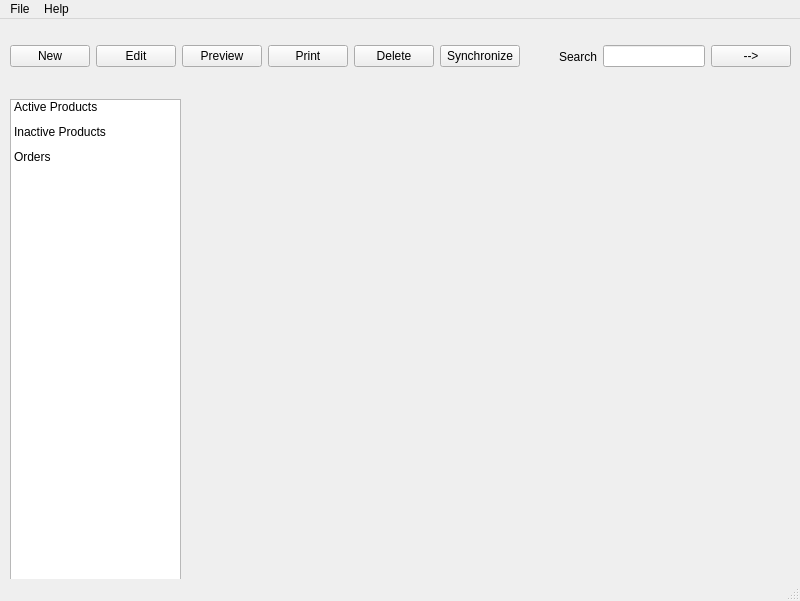
<?xml version="1.0" encoding="UTF-8"?>
<ui version="4.0">
 <class>HSMainWindow</class>
 <widget class="QMainWindow" name="HSMainWindow">
  <property name="geometry">
   <rect>
    <x>0</x>
    <y>0</y>
    <width>800</width>
    <height>601</height>
   </rect>
  </property>
  <property name="sizePolicy">
   <sizepolicy hsizetype="Fixed" vsizetype="Fixed">
    <horstretch>0</horstretch>
    <verstretch>0</verstretch>
   </sizepolicy>
  </property>
  <property name="mouseTracking">
   <bool>true</bool>
  </property>
  <property name="contextMenuPolicy">
   <enum>Qt::CustomContextMenu</enum>
  </property>
  <property name="windowTitle">
   <string>MainWindow</string>
  </property>
  <property name="unifiedTitleAndToolBarOnMac">
   <bool>false</bool>
  </property>
  <widget class="QWidget" name="centralwidget">
   <property name="mouseTracking">
    <bool>true</bool>
   </property>
   <widget class="QWidget" name="horizontalLayoutWidget">
    <property name="geometry">
     <rect>
      <x>10</x>
      <y>0</y>
      <width>781</width>
      <height>75</height>
     </rect>
    </property>
    <layout class="QHBoxLayout" name="horizontalLayout">
     <item>
      <widget class="QPushButton" name="newprod_button">
       <property name="sizePolicy">
        <sizepolicy hsizetype="Minimum" vsizetype="Fixed">
         <horstretch>0</horstretch>
         <verstretch>0</verstretch>
        </sizepolicy>
       </property>
       <property name="text">
        <string>New</string>
       </property>
      </widget>
     </item>
     <item>
      <widget class="QPushButton" name="edit_button">
       <property name="sizePolicy">
        <sizepolicy hsizetype="Minimum" vsizetype="Fixed">
         <horstretch>0</horstretch>
         <verstretch>0</verstretch>
        </sizepolicy>
       </property>
       <property name="text">
        <string>Edit</string>
       </property>
      </widget>
     </item>
     <item>
      <widget class="QPushButton" name="preview_button">
       <property name="sizePolicy">
        <sizepolicy hsizetype="Minimum" vsizetype="Fixed">
         <horstretch>0</horstretch>
         <verstretch>0</verstretch>
        </sizepolicy>
       </property>
       <property name="text">
        <string>Preview</string>
       </property>
      </widget>
     </item>
     <item>
      <widget class="QPushButton" name="print_button">
       <property name="sizePolicy">
        <sizepolicy hsizetype="Minimum" vsizetype="Fixed">
         <horstretch>0</horstretch>
         <verstretch>0</verstretch>
        </sizepolicy>
       </property>
       <property name="text">
        <string>Print</string>
       </property>
      </widget>
     </item>
     <item>
      <widget class="QPushButton" name="delete_button">
       <property name="sizePolicy">
        <sizepolicy hsizetype="Minimum" vsizetype="Fixed">
         <horstretch>0</horstretch>
         <verstretch>0</verstretch>
        </sizepolicy>
       </property>
       <property name="text">
        <string>Delete</string>
       </property>
      </widget>
     </item>
     <item>
      <widget class="QPushButton" name="synch_button">
       <property name="sizePolicy">
        <sizepolicy hsizetype="Minimum" vsizetype="Fixed">
         <horstretch>0</horstretch>
         <verstretch>0</verstretch>
        </sizepolicy>
       </property>
       <property name="text">
        <string>Synchronize</string>
       </property>
       <property name="icon">
        <iconset>
         <normaloff>2018-02-05 11_26_18-Turbo Lister.png</normaloff>2018-02-05 11_26_18-Turbo Lister.png</iconset>
       </property>
       <property name="iconSize">
        <size>
         <width>40</width>
         <height>40</height>
        </size>
       </property>
      </widget>
     </item>
     <item>
      <spacer name="horizontalSpacer">
       <property name="orientation">
        <enum>Qt::Horizontal</enum>
       </property>
       <property name="sizeHint" stdset="0">
        <size>
         <width>40</width>
         <height>20</height>
        </size>
       </property>
      </spacer>
     </item>
     <item>
      <layout class="QHBoxLayout" name="horizontalLayout_2">
       <item>
        <widget class="QLabel" name="label">
         <property name="text">
          <string>Search</string>
         </property>
        </widget>
       </item>
       <item>
        <widget class="QLineEdit" name="lineEdit"/>
       </item>
       <item>
        <widget class="QPushButton" name="pushButton_7">
         <property name="sizePolicy">
          <sizepolicy hsizetype="Fixed" vsizetype="Fixed">
           <horstretch>0</horstretch>
           <verstretch>0</verstretch>
          </sizepolicy>
         </property>
         <property name="text">
          <string>--&gt;</string>
         </property>
        </widget>
       </item>
      </layout>
     </item>
    </layout>
   </widget>
   <widget class="QStackedWidget" name="stackedWidget">
    <property name="geometry">
     <rect>
      <x>209</x>
      <y>89</y>
      <width>571</width>
      <height>471</height>
     </rect>
    </property>
    <property name="lineWidth">
     <number>0</number>
    </property>
    <widget class="QWidget" name="page"/>
    <widget class="QWidget" name="page_2"/>
   </widget>
   <widget class="QListWidget" name="listWidget">
    <property name="geometry">
     <rect>
      <x>10</x>
      <y>80</y>
      <width>171</width>
      <height>481</height>
     </rect>
    </property>
    <property name="frameShape">
     <enum>QFrame::StyledPanel</enum>
    </property>
    <property name="frameShadow">
     <enum>QFrame::Raised</enum>
    </property>
    <property name="lineWidth">
     <number>1</number>
    </property>
    <property name="movement">
     <enum>QListView::Static</enum>
    </property>
    <property name="resizeMode">
     <enum>QListView::Fixed</enum>
    </property>
    <property name="layoutMode">
     <enum>QListView::SinglePass</enum>
    </property>
    <property name="spacing">
     <number>0</number>
    </property>
    <property name="gridSize">
     <size>
      <width>0</width>
      <height>25</height>
     </size>
    </property>
    <property name="viewMode">
     <enum>QListView::ListMode</enum>
    </property>
    <property name="modelColumn">
     <number>0</number>
    </property>
    <property name="uniformItemSizes">
     <bool>true</bool>
    </property>
    <property name="selectionRectVisible">
     <bool>true</bool>
    </property>
    <item>
     <property name="text">
      <string>Active Products</string>
     </property>
    </item>
    <item>
     <property name="text">
      <string>Inactive Products</string>
     </property>
    </item>
    <item>
     <property name="text">
      <string>Orders</string>
     </property>
    </item>
    <item>
     <property name="text">
      <string/>
     </property>
    </item>
   </widget>
  </widget>
  <widget class="QMenuBar" name="menubar">
   <property name="geometry">
    <rect>
     <x>0</x>
     <y>0</y>
     <width>800</width>
     <height>18</height>
    </rect>
   </property>
   <widget class="QMenu" name="menuFile">
    <property name="title">
     <string>File</string>
    </property>
    <widget class="QMenu" name="menuNew">
     <property name="title">
      <string>New</string>
     </property>
     <addaction name="actionNewItem"/>
     <addaction name="actionTemplate"/>
    </widget>
    <widget class="QMenu" name="menuSynchronize">
     <property name="title">
      <string>Synchronize</string>
     </property>
     <addaction name="actionAll_Items"/>
     <addaction name="actionCheck_for_New_Items"/>
     <addaction name="actionUpload_Waiting_Items"/>
    </widget>
    <widget class="QMenu" name="menuLoad">
     <property name="title">
      <string>Load</string>
     </property>
     <addaction name="actionInventory_CSV"/>
    </widget>
    <widget class="QMenu" name="menuExport_CSV">
     <property name="title">
      <string>Export CSV</string>
     </property>
     <addaction name="actionActive_Catalog"/>
     <addaction name="actionInactive_Items"/>
     <addaction name="actionGlobal_Catalog"/>
    </widget>
    <addaction name="menuNew"/>
    <addaction name="menuLoad"/>
    <addaction name="menuExport_CSV"/>
    <addaction name="actionClose"/>
    <addaction name="separator"/>
    <addaction name="menuSynchronize"/>
   </widget>
   <widget class="QMenu" name="menuHelp">
    <property name="title">
     <string>Help</string>
    </property>
    <addaction name="actionN_A"/>
   </widget>
   <addaction name="menuFile"/>
   <addaction name="menuHelp"/>
  </widget>
  <widget class="QStatusBar" name="statusbar"/>
  <action name="actionNewItem">
   <property name="text">
    <string>Item</string>
   </property>
  </action>
  <action name="actionTemplate">
   <property name="text">
    <string>Template</string>
   </property>
  </action>
  <action name="actionClose">
   <property name="text">
    <string>Close</string>
   </property>
  </action>
  <action name="actionAll_Items">
   <property name="text">
    <string>All Items</string>
   </property>
  </action>
  <action name="actionCheck_for_New_Items">
   <property name="text">
    <string>Check for New Items</string>
   </property>
  </action>
  <action name="actionUpload_Waiting_Items">
   <property name="text">
    <string>Upload Waiting Items</string>
   </property>
  </action>
  <action name="actionN_A">
   <property name="text">
    <string>N/A</string>
   </property>
  </action>
  <action name="actionInventory_CSV">
   <property name="text">
    <string>Inventory CSV</string>
   </property>
  </action>
  <action name="actionActive_Catalog">
   <property name="text">
    <string>Active</string>
   </property>
  </action>
  <action name="actionInactive_Items">
   <property name="text">
    <string>Inactive</string>
   </property>
  </action>
  <action name="actionGlobal_Catalog">
   <property name="text">
    <string>Global Catalog</string>
   </property>
  </action>
 </widget>
 <resources/>
 <connections/>
</ui>
